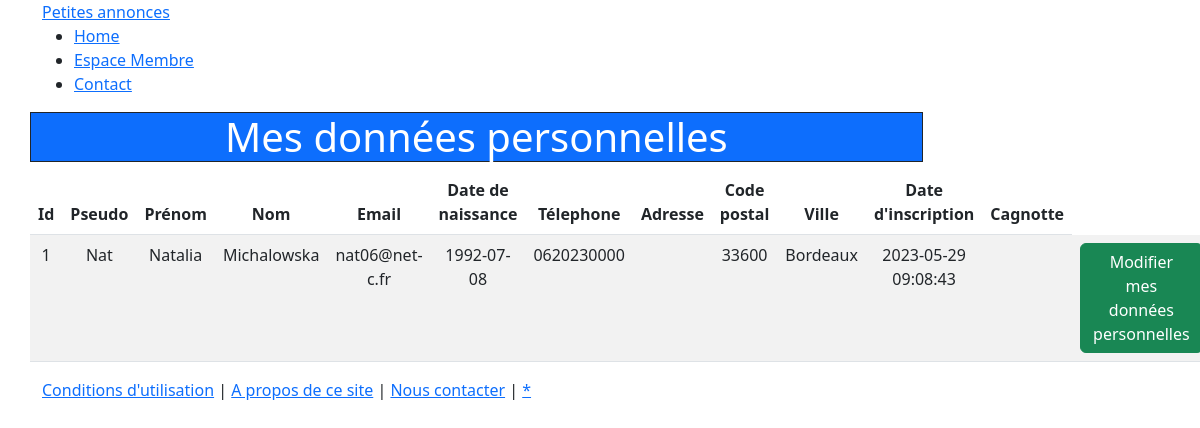
The app's page /?p=compte (signed in), older data.
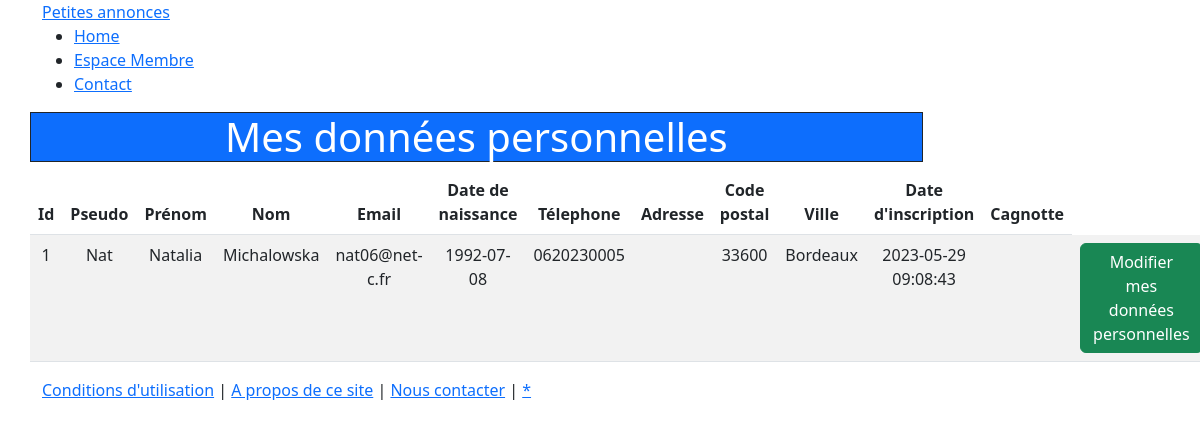
The same page, newer data.
### tables this page shows
CREATE TABLE IF NOT EXISTS `membres` (
  `id` int UNSIGNED NOT NULL AUTO_INCREMENT,
  `is_admin` tinyint NOT NULL DEFAULT '0',
  `actif` int DEFAULT '1',
  `username` varchar(150) NOT NULL,
  `email` varchar(250) NOT NULL,
  `password` varchar(250) NOT NULL,
  `nom` varchar(150) DEFAULT NULL,
  `prenom` varchar(150) DEFAULT NULL,
  `date_naissance` date DEFAULT NULL,
  `telephone` varchar(20) DEFAULT NULL,
  `adresse` varchar(250) DEFAULT NULL,
  `code_postal` mediumint DEFAULT NULL,
  `ville` varchar(150) DEFAULT NULL,
  `date_inscription` datetime NOT NULL DEFAULT CURRENT_TIMESTAMP,
  `token` varchar(250) DEFAULT NULL,
  `date_validite_token` datetime DEFAULT NULL,
  `cagnotte` float UNSIGNED DEFAULT NULL,
  `date_update` datetime DEFAULT NULL,
  PRIMARY KEY (`id`)
);

### views/Membre/compte.php (the view, shortened to what this page needs)
<?php
if(isset($_SESSION['id'])) {
    $id=$_SESSION['id'];
    try {
        $db = connect();
        $membersQuery = $db->prepare('SELECT * FROM membres WHERE id= :id');
        $membersQuery->execute(['id' => $id]);
        $member = $membersQuery->fetch(PDO::FETCH_ASSOC);
    } catch (Exception $e) {
        echo $e->getMessage();
    }
} else die('erreur');
?>
<div class='row'>
<h1 class='col-md-12 text-center border border-dark bg-primary text-white'>Mes données personnelles</h1>
</div>
<div class='row'>
    <table class='table table-striped'>
        <thead>
            <tr>
                <th scope='col'>Id</th>
                <th scope='col'>Pseudo</th>
                <th scope='col'>Prénom</th>
                <th scope='col'>Nom</th>
                <th scope='col'>Email</th>
                <th scope='col'>Date de naissance</th>
                <th scope='col'>Télephone</th>
                <th scope='col'>Adresse</th>
                <th scope='col'>Code postal</th>
                <th scope='col'>Ville</th>
                <th scope='col'>Date d'inscription</th>
                <th scope='col'>Cagnotte</th>
            </tr>
        </thead>
        <tbody>
                <tr>
                    <td class='hidden'><?= $member['id'] ?></td>
                    <td><?= htmlentities($member['username']) ?></td>
                    <td><?= htmlentities($member['prenom'] ?? '') ?></td>
                    <td><?= htmlentities($member['nom']) ?></td>
                    <td><?= htmlentities($member['email'] ?? '') ?></td>
                    <td><?= htmlentities($member['date_naissance'] ?? '') ?></td>
                    <td><?= htmlentities($member['telephone'] ?? '') ?></td>
                    <td><?= htmlentities($member['adresse'] ?? '') ?></td>
                    <td><?= htmlentities($member['code_postal'] ?? '') ?></td>
                    <td><?= htmlentities($member['ville'] ?? '') ?></td>
                    <td><?= htmlentities($member['date_inscription'] ?? '') ?></td>
                    <td><?= htmlentities($member['cagnotte'] ?? '') ?></td>
                    <td><a class='btn btn-success' href='?p=compte_form' role='button'>Modifier mes données personnelles</a></td>
                </tr>
        </tbody>
    </table>
</div>

### views/common/header.php (shortened to what this page needs)
<!DOCTYPE html>
<html lang="fr">
<head>
<link href="https://cdn.jsdelivr.net/npm/bootstrap@5.3.0-alpha3/dist/css/bootstrap.min.css" rel="stylesheet">
<link rel="stylesheet" href="../assets/style_error.css">
</head>
<body>
<div class="container" id="top">

### views/common/navbar.php
<a href="?p=home" class="title">Petites annonces</a>
    <nav>
        <ul>
            <li><a href="?p=home" class="">Home</a></li>
            <li><a href="<?php if($logged) : ?>?p=espace<?php else : ?>?p=signup<?php endif ; ?>" class="">Espace Membre</a></li>
            <li><a href="?p=contact" class="">Contact</a></li>
        </ul>
    </nav>

### index.php (shortened to what this page needs)
<?php
$p = $_GET['p'] ?? "";
$logged = $_SESSION['is_login'] ?? false;
include __DIR__."/views/common/header.php";
include __DIR__."/views/common/navbar.php";
switch ($p) {
    case 'compte':
        include "views/Membre/compte.php";
        break;
}
include __DIR__."/views/common/footer.php";
?>

### views/common/footer.php
<div id="footer">
<a href="condition.php"> Conditions d'utilisation</a> | <a href="propos.php"> A propos de ce site</a> | <a href= "mailto:contact@example.com"> Nous contacter</a> | <a href="?p=admin_espace">*</a>
</div>
</div>
</body>
</html>

### views/assets/style_error.css (style rules this page uses)
.row { width: 80%; text-align: center; }

Row changes from the older to the newer data that the page shows:
changed membres "Nat": telephone "0620230000" → "0620230005"
